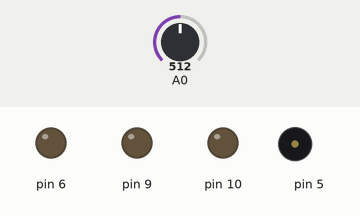
Simulated run of this sketch. Board: Arduino Uno, built with avr-gcc and run on an emulated ATmega328P. Shown: output pins drawn as LEDs (lit = HIGH), buzzer (waves = sounding). The inputs (shaded band) are chosen by the test bench; at power-on: A0 = 512.

Above: at 0.15 s.
At 3.08 s:
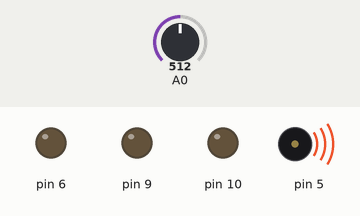
Timing chart, 0 to 3.1 s (numbered marks = the images above):
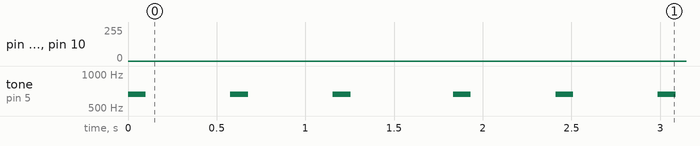

The sketch:

ARDUINO_LabAct06.ino
```cpp
int ldr, led_value;
unsigned int frequencies[] = {659, 659, 659, 659, 659, 659, 659, 784, 523, 587, 659, 698, 698, 698, 698, 698, 659, 659, 659, 659, 659, 587, 587, 659, 587, 784};
unsigned long durations[] = {150, 150, 250, 150, 150, 250, 150, 150, 150, 150, 450, 150, 150, 150, 150, 150, 150, 150, 100, 100, 150, 150, 150, 150, 250, 250};

void setup() {
  pinMode(5, OUTPUT);
  pinMode(6, OUTPUT);
  pinMode(9, OUTPUT);
  pinMode(10, OUTPUT);
}

void loop() {
  ldr = analogRead(A0);
  led_value = map(ldr, 0, 1023, 0, 255);

 for(int i=0; i<sizeof(frequencies)/sizeof(int); i++){
    tone(5, frequencies[i], 100);
    for (int i=0; i<=255; i++){
        analogWrite(6, i);
        analogWrite(9, i);
        analogWrite(10, i);
        delay(led_value / 50);
      }
    for (int i=255; i>=0; i--){
        analogWrite(6, i);
        analogWrite(9, i);
        analogWrite(10, i);
      }
       delay(durations[i]-100);
  }
}
```

Measured:
- by itself, tone on pin 5: alternates 659 Hz for 0.10 s and silent for 0.48 s
